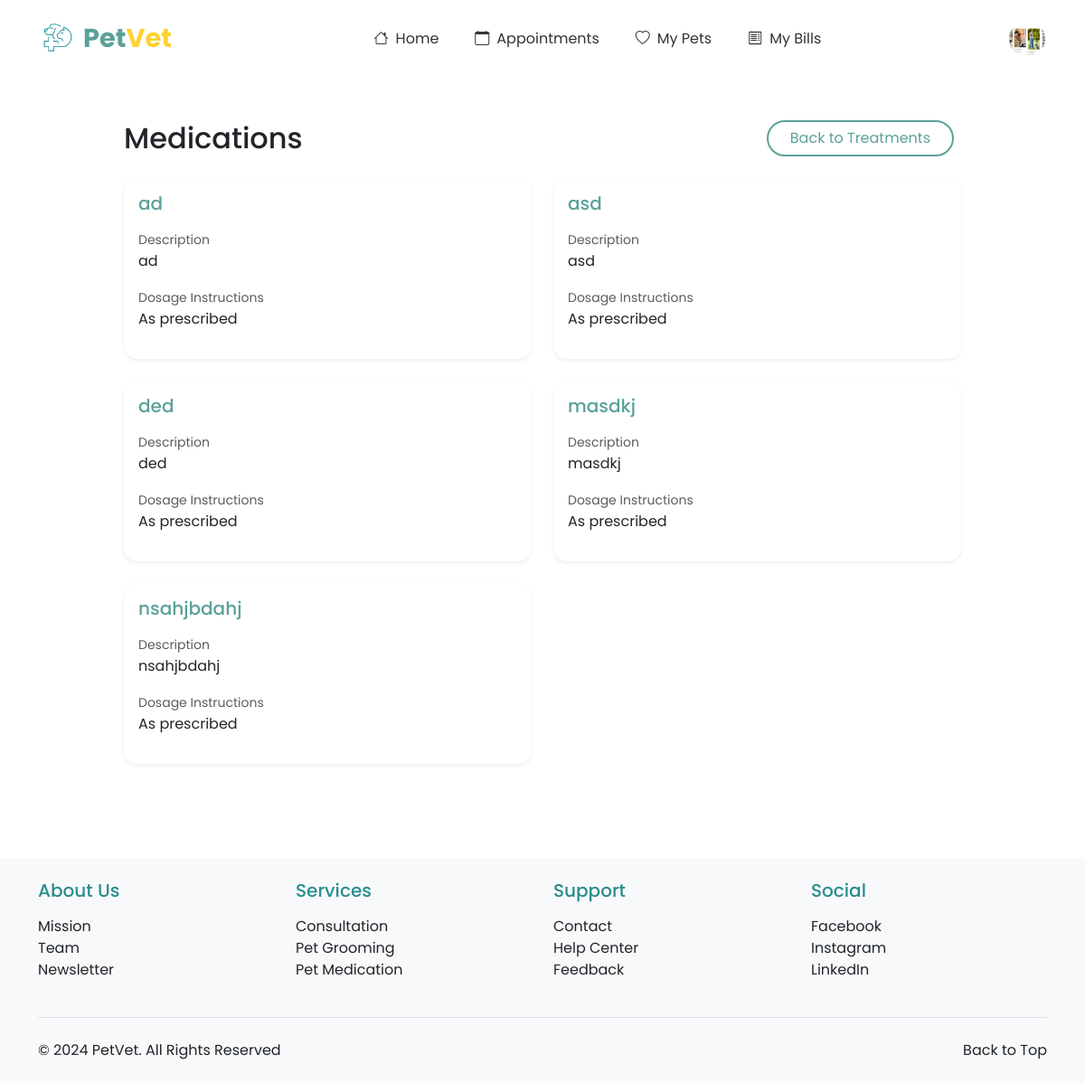
The page /treatments/medications/ (signed in) on the database its author committed.
### registration_login/models.py (models this page shows, shortened)
class Profile(models.Model):
    PAYMENT_CHOICES = [
        ('CASH', 'Cash'),
        ('CARD', 'Credit/Debit Card'),
        ('GCASH', 'GCash'),
        ('MAYA', 'Maya'),
    ]
    ROLE_CHOICES = [
        ('OWNER', 'Pet Owner'),
        ('VET', 'Veterinarian'),
    ]
    user = models.OneToOneField(User, on_delete=models.CASCADE, primary_key=True)
    profile_picture = models.ImageField(upload_to='profile_pics/', default='profile_pics/profile.png')
    first_name = models.CharField(max_length=50)
    last_name = models.CharField(max_length=50)
    address = models.CharField(max_length=200, blank=True, null=True)
    contact_number = models.CharField(max_length=15, blank=True, null=True)
    preferred_payment = models.CharField(max_length=10, choices=PAYMENT_CHOICES, default='CASH')
    card_number = models.CharField(max_length=16, blank=True, null=True)
    card_expiry = models.CharField(max_length=5, blank=True, null=True)
    ewallet_number = models.CharField(max_length=15, blank=True, null=True)
    role = models.CharField(max_length=10, choices=ROLE_CHOICES, default='OWNER')
    phone_number = models.CharField(max_length=20, null=True, blank=True)
    created_at = models.DateTimeField(auto_now_add=True)
    updated_at = models.DateTimeField(auto_now=True)

### treatments/models.py (models this page shows, shortened)
class Medication(models.Model):
    name = models.CharField(max_length=100)
    description = models.TextField()
    dosage_instructions = models.TextField()
    side_effects = models.TextField(blank=True)
    precautions = models.TextField(blank=True)
    created_at = models.DateTimeField(auto_now_add=True)
    updated_at = models.DateTimeField(auto_now=True)

### treatments/views.py (the view)
# urls.py: path('medications/', views.medication_list, name='medication_list'),
@login_required
def medication_list(request):
    medications = Medication.objects.all().order_by('name')
    context = {'medications': medications}
    return render(request, 'treatments/medication_list.html', context)

### treatments/templates/treatments/medication_list.html (shortened to what this page needs)
{% extends 'base.html' %}
{% load static %}
{% block content %}
<div class="container py-5">
    <div class="row justify-content-center">
        <div class="col-lg-10">
            <div class="d-flex justify-content-between align-items-center mb-4">
                <h2 class="mb-0">Medications</h2>
                <div>
                    <a href="{% url 'treatments:treatment_list' %}" class="btn btn-theme-outline rounded-pill px-4 me-2">
                        Back to Treatments
                    </a>
                </div>
            </div>
            <div class="row">
                {% for medication in medications %}
                <div class="col-md-6 mb-4">
                    <div class="card shadow-sm h-100">
                        <div class="card-body">
                            <h5 class="card-title text-primary mb-3">{{ medication.name }}</h5>
                            <div class="mb-3">
                                <small class="text-muted">Description</small>
                                <p class="mb-0">{{ medication.description }}</p>
                            </div>
                            {% if medication.dosage_instructions %}
                            <div class="mb-3">
                                <small class="text-muted">Dosage Instructions</small>
                                <p class="mb-0">{{ medication.dosage_instructions }}</p>
                            </div>
                            {% endif %}
                        </div>
                    </div>
                </div>
                {% empty %}
                <div class="col-12">
                    <div class="alert alert-info" role="alert">
                        No medications available at the moment.
                    </div>
                </div>
                {% endfor %}
            </div>
        </div>
    </div>
</div>
{% endblock %}

### appointments/templates/base.html (shortened to what this page needs)
<!DOCTYPE html>
<html lang="en">
<head>
    {% load static %}
    <link href="https://cdn.jsdelivr.net/npm/bootstrap@5.3.0/dist/css/bootstrap.min.css" rel="stylesheet">
    <link rel="stylesheet" href="https://cdn.jsdelivr.net/npm/bootstrap-icons@1.11.2/font/bootstrap-icons.css">
</head>
<body>
    <nav class="navbar navbar-expand-lg navbar-light bg-white">
        <div class="container-fluid">
            <a class="navbar-brand d-flex align-items-center" href="{% url 'homepage:index' %}">
                <img src="{% static 'images/toplogo.png' %}" alt="PetVet Logo" class="me-2">
                <span class="logo-text">
                    <span class="logo-text-pet">Pet</span><span class="logo-text-vet">Vet</span>
                </span>
            </a>
            <div class="collapse navbar-collapse justify-content-center" id="navbarNav">
                <ul class="navbar-nav">
                    {% if user.is_authenticated %}
                        {% if user.profile.role == 'VET' %}
                            <li class="nav-item">
                                <a class="nav-link {% block nav_dashboard %}{% endblock %}" href="{% url 'veterinarians:dashboard' %}">
                                    <i class="bi bi-speedometer2 nav-icon"></i>Dashboard
                                </a>
                            </li>
                            <li class="nav-item">
                                <a class="nav-link {% block nav_appointments %}{% endblock %}" href="{% url 'veterinarians:appointment_list' %}">
                                    <i class="bi bi-calendar-check nav-icon"></i>Appointments
                                </a>
                            </li>
                            <li class="nav-item">
                                <a class="nav-link {% block nav_medical_records %}{% endblock %}" href="{% url 'veterinarians:medical_records_list' %}">
                                    <i class="bi bi-file-medical nav-icon"></i>Medical Records
                                </a>
                            </li>
                            <li class="nav-item">
                                <a class="nav-link {% block nav_billing %}{% endblock %}" href="{% url 'veterinarians:billing_management' %}">
                                    <i class="bi bi-cash nav-icon"></i>Billing
                                </a>
                            </li>
                        {% else %}
                            <li class="nav-item">
                                <a class="nav-link {% if request.path == '/' %}active{% endif %}" href="{% url 'homepage:index' %}">
                                    <i class="bi bi-house nav-icon"></i>Home
                                </a>
                            </li>
                            <li class="nav-item">
                                <a class="nav-link {% block nav_appointments_owner %}{% endblock %}" href="{% url 'appointments:appointment_list' %}">
                                    <i class="bi bi-calendar nav-icon"></i>Appointments
                                </a>
                            </li>
                            <li class="nav-item">
                                <a class="nav-link {% block nav_pets %}{% endblock %}" href="{% url 'pet_registration:pet_list_by_owner' %}">
                                    <i class="bi bi-heart nav-icon"></i>My Pets
                                </a>
                            </li>
                            <li class="nav-item">
                                <a class="nav-link {% block nav_billings %}{% endblock %}" href="{% url 'billings:billing_list' %}">
                                    <i class="bi bi-receipt nav-icon"></i>My Bills
                                </a>
                            </li>
                        {% endif %}
                    {% endif %}
                </ul>
            </div>
            <div class="d-flex align-items-center">
                {% if user.is_authenticated %}
                    <div class="dropdown">
                        <img src="{{ user.profile.profile_picture.url }}" alt="Profile" class="profile-image" role="button" data-bs-toggle="dropdown" aria-expanded="false">
                    </div>
                {% else %}
                    <a href="{% url 'registration_login:my_login' %}" class="btn btn-auth-primary me-2">Login</a>
                    <a href="{% url 'registration_login:register' %}" class="btn btn-auth-outline">Register</a>
                {% endif %}
            </div>
        </div>
    </nav>
    <main>
        {% block content %}{% endblock %}
    </main>
    <footer class="bg-light py-4">
        <div class="container">
            <div class="row g-4">
                <div class="col-lg-3 col-md-6">
                    <h5 class="mb-3" style="color: #2A8D8D;">About Us</h5>
                    <ul class="list-unstyled">
                        <li><a href="{% url 'homepage:about_us' %}#mission" class="text-decoration-none text-dark">Mission</a></li>
                        <li><a href="{% url 'homepage:about_us' %}#team" class="text-decoration-none text-dark">Team</a></li>
                        <li><a href="{% url 'homepage:about_us' %}#newsletter" class="text-decoration-none text-dark">Newsletter</a></li>
                    </ul>
                </div>
                <div class="col-lg-3 col-md-6">
                    <h5 class="mb-3" style="color: #2A8D8D;">Services</h5>
                    <ul class="list-unstyled">
                        <li><a href="{% url 'homepage:index' %}#services" class="text-decoration-none text-dark">Consultation</a></li>
                        <li><a href="{% url 'homepage:index' %}#services" class="text-decoration-none text-dark">Pet Grooming</a></li>
                        <li><a href="{% url 'homepage:index' %}#services" class="text-decoration-none text-dark">Pet Medication</a></li>
                    </ul>
                </div>
                <div class="col-lg-3 col-md-6">
                    <h5 class="mb-3" style="color: #2A8D8D;">Support</h5>
                    <ul class="list-unstyled">
                        <li><a href="{% url 'homepage:about_us' %}#contact" class="text-decoration-none text-dark">Contact</a></li>
                        <li><a href="{% url 'homepage:about_us' %}#help" class="text-decoration-none text-dark">Help Center</a></li>
                        <li><a href="{% url 'homepage:about_us' %}#feedback" class="text-decoration-none text-dark">Feedback</a></li>
                    </ul>
                </div>
                <div class="col-lg-3 col-md-6">
                    <h5 class="mb-3" style="color: #2A8D8D;">Social</h5>
                    <ul class="list-unstyled">
                        <li><a href="https://facebook.com" target="_blank" class="text-decoration-none text-dark">Facebook</a></li>
                        <li><a href="https://instagram.com" target="_blank" class="text-decoration-none text-dark">Instagram</a></li>
                        <li><a href="https://linkedin.com" target="_blank" class="text-decoration-none text-dark">LinkedIn</a></li>
                    </ul>
                </div>
            </div>
            <div class="border-top mt-4 pt-4">
                <div class="container px-0">
                    <div class="row">
                        <div class="col-md">
                            <p class="mb-0 text-dark">&copy; 2024 PetVet. All Rights Reserved</p>
                        </div>
                        <div class="col-md text-md-end">
                            <a href="#" class="text-decoration-none text-dark" id="back-to-top">Back to Top</a>
                        </div>
                    </div>
                </div>
            </div>
        </div>
    </footer>
</body>
</html>

### treatments/templates/treatments/medication_list.html (style rules this page uses)
.card { border-radius: 15px; border: none; transition: transform 0.2s; }
.btn-theme-outline { border: 2px solid var(--primary-color); color: var(--primary-color); background: transparent; }
.text-primary { color: var(--primary-color) !important; }

### appointments/templates/base.html (style rules this page uses)
:root { --primary-color: #5BA199; --secondary-color: #FFD233; --light-cream: #FFF9EA; }
body { font-family: 'Poppins', sans-serif; min-height: 100vh; display: flex; flex-direction: column; }
main { min-height: 100vh; }
footer { margin-top: 2rem; }
.navbar { padding: 1rem 2rem; }
.navbar-brand img { height: 40px; }
.nav-link { color: #333; position: relative; padding: 0.5rem 1.5rem; margin: 0 0.5rem; }
.navbar-nav { gap: 0.5rem; }
.profile-image { width: 40px; height: 40px; border-radius: 50%; object-fit: cover; cursor: pointer; }
.logo-text { font-size: 1.8rem; font-weight: 700; }
.logo-text-pet { color: var(--primary-color); }
.logo-text-vet { color: var(--secondary-color); }
.nav-icon { margin-right: 0.5rem; }

### rows shown on the page
Medication: name "ad", description "ad", dosage_instructions "As prescribed"
Medication: name "asd", description "asd", dosage_instructions "As prescribed"
Medication: name "ded", description "ded", dosage_instructions "As prescribed"
Medication: name "masdkj", description "masdkj", dosage_instructions "As prescribed"
Medication: name "nsahjbdahj", description "nsahjbdahj", dosage_instructions "As prescribed"
